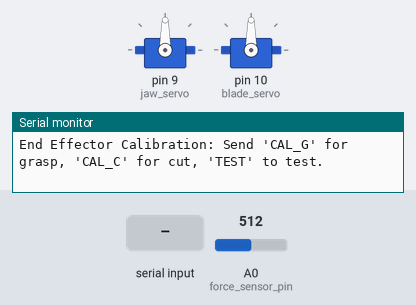
Bench run of a sketch on a simulated Arduino Uno, built with avr-gcc and run on an emulated ATmega328P. On the bench: 2 × servo, the last lines printed to the serial monitor. Inputs (shaded band) come from the test bench; at power-on: A0 (force_sensor_pin) = 512.

Above: at 1.2 s.
1.3 s: "CAL_G\n" received over Serial
At 1.6 s:
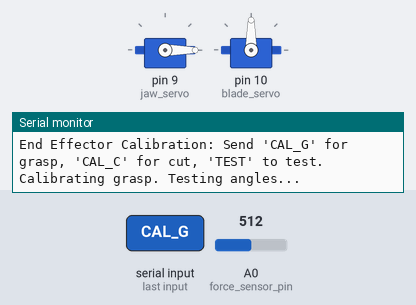
2.8 s: "CAL_C\n" received over Serial
At 4.1 s:
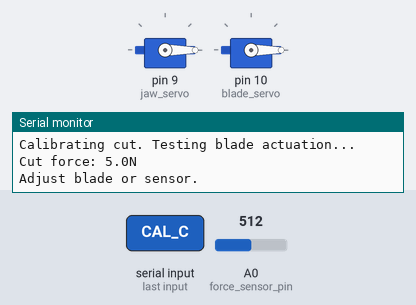
4.5 s: "TEST\n" received over Serial
At 4.9 s:
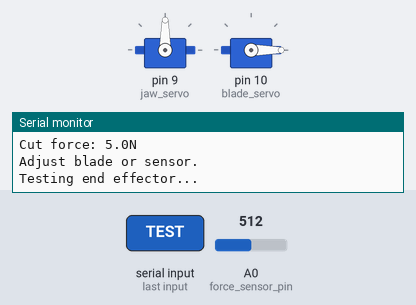
Timing chart, 0 to 7.5 s (numbered marks = the images above; inputs shaded):
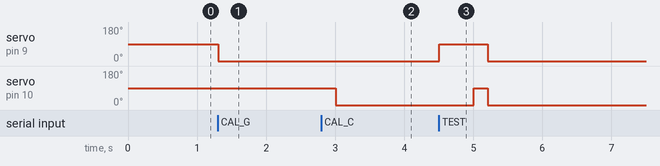

The sketch:

end_effector.ino
```cpp
#include <Servo.h>

Servo jaw_servo;    // Controls retractable jaws
Servo blade_servo;  // Controls cutting blade
const int force_sensor_pin = A0;  // FSR-402 force sensor
const float force_threshold_grasp = 700;  // Calibrated for ~7N (adjust after testing)
const float force_threshold_cut = 800;    // Calibrated for ~15N (adjust after testing)

void setup() {
  Serial.begin(9600);
  jaw_servo.attach(9);   // PWM pin for jaws
  blade_servo.attach(10); // PWM pin for blade
  pinMode(force_sensor_pin, INPUT);
  Serial.println("End Effector Calibration: Send 'CAL_G' for grasp, 'CAL_C' for cut, 'TEST' to test.");
}

void loop() {
  if (Serial.available()) {
    String cmd = Serial.readStringUntil('\n');

    if (cmd == "CAL_G") {
      // Calibrate grasp (adjust jaw_servo angle for <=7N)
      Serial.println("Calibrating grasp. Testing angles...");
      for (int angle = 0; angle <= 90; angle += 10) {
        jaw_servo.write(angle);
        delay(500);
        int force_raw = analogRead(force_sensor_pin);
        float force = map_force(force_raw); // Convert to Newtons (calibrate below)
        Serial.print("Angle: "); Serial.print(angle);
        Serial.print(", Force: "); Serial.print(force, 1); Serial.println("N");
        if (force <= 7.0) {
          Serial.print("Grasp calibrated at angle "); Serial.print(angle);
          Serial.println(" for <=7N.");
          break;
        }
      }
    } else if (cmd == "CAL_C") {
      // Calibrate cut (adjust blade_servo for ~15N)
      Serial.println("Calibrating cut. Testing blade actuation...");
      blade_servo.write(90); // Actuate blade
      delay(200);
      int force_raw = analogRead(force_sensor_pin);
      float force = map_force(force_raw);
      blade_servo.write(0); // Reset blade
      Serial.print("Cut force: "); Serial.print(force, 1); Serial.println("N");
      if (force >= 10.0 && force <= 20.0) {
        Serial.println("Cut calibrated for ~15N.");
      } else {
        Serial.println("Adjust blade or sensor.");
      }
    } else if (cmd == "TEST") {
      // Test grasp, cut, open sequence
      Serial.println("Testing end effector...");
      jaw_servo.write(90); // Grasp
      delay(500);
      int force_raw = analogRead(force_sensor_pin);
      float force = map_force(force_raw);
      Serial.print("Grasp force: "); Serial.print(force, 1); Serial.println("N");
      if (force <= 7.0) {
        blade_servo.write(90); delay(200); blade_servo.write(0); // Cut
        Serial.println("Cut performed.");
        jaw_servo.write(0); // Open
        Serial.println("Jaws opened.");
        Serial.println("Test: SUCCESS");
      } else {
        Serial.println("Test: FAILED (force too high)");
      }
    }
  }
}

float map_force(int raw) {
  // Map raw ADC value (0-1023) to force in Newtons
  // Linear mapping based on FSR-402 calibration (adjust after testing)
  return raw * (10.0 / 1023.0);
}
```

Measured:
- after the input at 1.3 s, servo on pin 9 (jaw_servo): 90° → 0° at once
- after the input at 2.8 s, servo on pin 10 (blade_servo): 90° → 0° after 0.21 s
- after the input at 4.5 s, servo on pin 9 (jaw_servo): 0° → 90° at once, → 0° 0.70 s later; servo on pin 10 (blade_servo): 0° → 90° after 0.51 s, → 0° 0.20 s later
